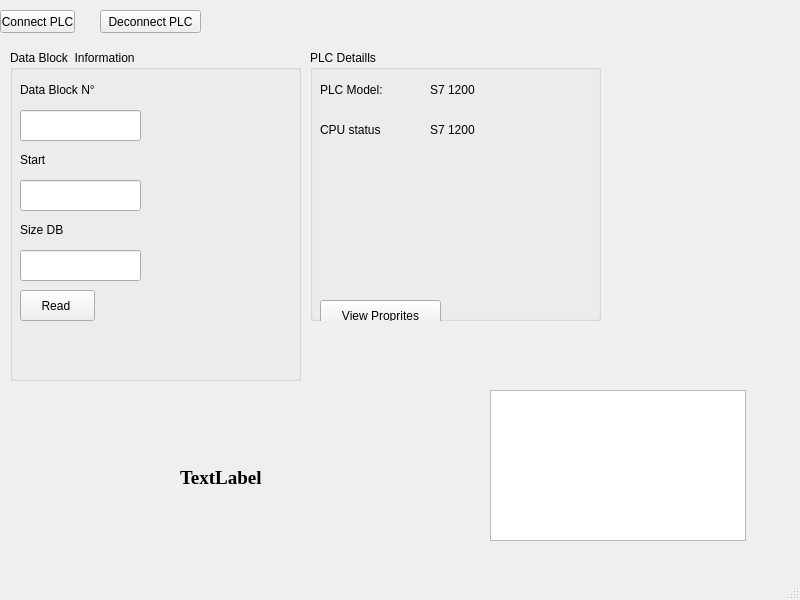
<?xml version="1.0" encoding="UTF-8"?>
<ui version="4.0">
 <class>MainWindow</class>
 <widget class="QMainWindow" name="MainWindow">
  <property name="geometry">
   <rect>
    <x>0</x>
    <y>0</y>
    <width>800</width>
    <height>600</height>
   </rect>
  </property>
  <property name="windowTitle">
   <string>MainWindow</string>
  </property>
  <widget class="QWidget" name="centralwidget">
   <widget class="QLabel" name="labConnection">
    <property name="geometry">
     <rect>
      <x>180</x>
      <y>460</y>
      <width>91</width>
      <height>35</height>
     </rect>
    </property>
    <property name="font">
     <font>
      <family>Times New Roman</family>
      <pointsize>14</pointsize>
      <weight>75</weight>
      <bold>true</bold>
     </font>
    </property>
    <property name="text">
     <string>TextLabel</string>
    </property>
   </widget>
   <widget class="QGroupBox" name="groupBox">
    <property name="geometry">
     <rect>
      <x>10</x>
      <y>50</y>
      <width>291</width>
      <height>331</height>
     </rect>
    </property>
    <property name="autoFillBackground">
     <bool>true</bool>
    </property>
    <property name="title">
     <string>Data Block  Information</string>
    </property>
    <widget class="QLineEdit" name="lineEdit">
     <property name="geometry">
      <rect>
       <x>10</x>
       <y>60</y>
       <width>121</width>
       <height>31</height>
      </rect>
     </property>
    </widget>
    <widget class="QLabel" name="label_2">
     <property name="geometry">
      <rect>
       <x>10</x>
       <y>30</y>
       <width>81</width>
       <height>20</height>
      </rect>
     </property>
     <property name="text">
      <string>Data Block N°</string>
     </property>
    </widget>
    <widget class="QLabel" name="label_3">
     <property name="geometry">
      <rect>
       <x>10</x>
       <y>170</y>
       <width>81</width>
       <height>20</height>
      </rect>
     </property>
     <property name="text">
      <string>Size DB</string>
     </property>
    </widget>
    <widget class="QLineEdit" name="lineEdit_2">
     <property name="geometry">
      <rect>
       <x>10</x>
       <y>200</y>
       <width>121</width>
       <height>31</height>
      </rect>
     </property>
    </widget>
    <widget class="QPushButton" name="pushButton">
     <property name="geometry">
      <rect>
       <x>10</x>
       <y>240</y>
       <width>75</width>
       <height>31</height>
      </rect>
     </property>
     <property name="text">
      <string>Read </string>
     </property>
    </widget>
    <widget class="QLabel" name="label_7">
     <property name="geometry">
      <rect>
       <x>10</x>
       <y>100</y>
       <width>81</width>
       <height>20</height>
      </rect>
     </property>
     <property name="text">
      <string>Start</string>
     </property>
    </widget>
    <widget class="QLineEdit" name="lineEdit_3">
     <property name="geometry">
      <rect>
       <x>10</x>
       <y>130</y>
       <width>121</width>
       <height>31</height>
      </rect>
     </property>
    </widget>
   </widget>
   <widget class="QGroupBox" name="groupBox_2">
    <property name="geometry">
     <rect>
      <x>310</x>
      <y>50</y>
      <width>291</width>
      <height>271</height>
     </rect>
    </property>
    <property name="autoFillBackground">
     <bool>true</bool>
    </property>
    <property name="title">
     <string>PLC Detaills</string>
    </property>
    <widget class="QLabel" name="label_4">
     <property name="geometry">
      <rect>
       <x>10</x>
       <y>30</y>
       <width>81</width>
       <height>20</height>
      </rect>
     </property>
     <property name="text">
      <string>PLC Model:</string>
     </property>
    </widget>
    <widget class="QLabel" name="label_5">
     <property name="geometry">
      <rect>
       <x>10</x>
       <y>70</y>
       <width>81</width>
       <height>20</height>
      </rect>
     </property>
     <property name="text">
      <string>CPU status</string>
     </property>
    </widget>
    <widget class="QPushButton" name="pushButton_2">
     <property name="geometry">
      <rect>
       <x>10</x>
       <y>250</y>
       <width>121</width>
       <height>31</height>
      </rect>
     </property>
     <property name="text">
      <string>View Proprites</string>
     </property>
    </widget>
    <widget class="QLabel" name="label_6">
     <property name="geometry">
      <rect>
       <x>120</x>
       <y>30</y>
       <width>81</width>
       <height>20</height>
      </rect>
     </property>
     <property name="text">
      <string>S7 1200</string>
     </property>
    </widget>
    <widget class="QLabel" name="label_8">
     <property name="geometry">
      <rect>
       <x>120</x>
       <y>70</y>
       <width>81</width>
       <height>20</height>
      </rect>
     </property>
     <property name="text">
      <string>S7 1200</string>
     </property>
    </widget>
   </widget>
   <widget class="QPushButton" name="pushButton_3">
    <property name="geometry">
     <rect>
      <x>0</x>
      <y>10</y>
      <width>75</width>
      <height>23</height>
     </rect>
    </property>
    <property name="text">
     <string>Connect PLC</string>
    </property>
   </widget>
   <widget class="QPushButton" name="pushButton_4">
    <property name="geometry">
     <rect>
      <x>100</x>
      <y>10</y>
      <width>101</width>
      <height>23</height>
     </rect>
    </property>
    <property name="text">
     <string>Deconnect PLC</string>
    </property>
   </widget>
   <widget class="QTableView" name="tableView">
    <property name="geometry">
     <rect>
      <x>490</x>
      <y>390</y>
      <width>256</width>
      <height>151</height>
     </rect>
    </property>
   </widget>
  </widget>
  <widget class="QMenuBar" name="menubar">
   <property name="geometry">
    <rect>
     <x>0</x>
     <y>0</y>
     <width>800</width>
     <height>21</height>
    </rect>
   </property>
  </widget>
  <widget class="QStatusBar" name="statusbar"/>
 </widget>
 <resources/>
 <connections/>
</ui>
